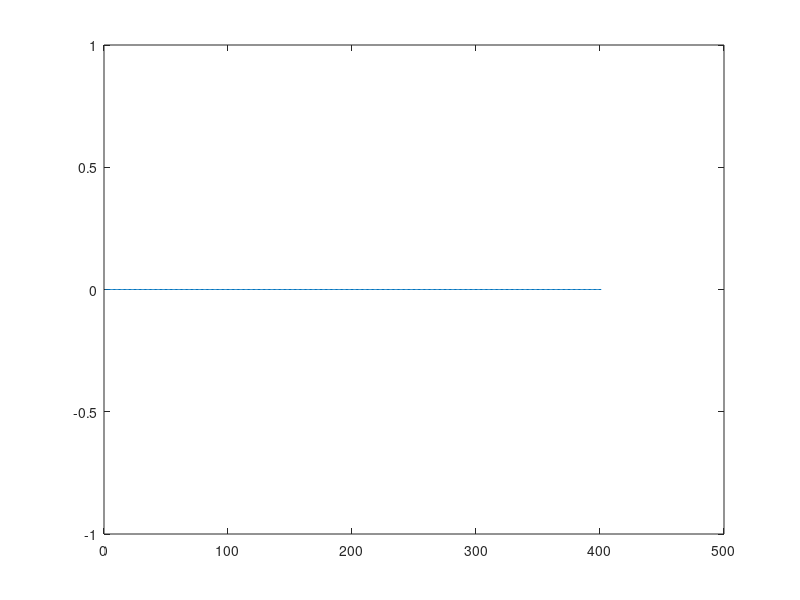

The MATLAB script that drew this image: (Note: this script raises an error after producing the figure.)
%Code mur_abc.m
%This software simulates reflection at the boundary terminated with first-order Mur ABC. 
%The programme should be run for sufficient number of time steps
%so that the excitation exits the space domain and the reflection from the
%right mur boundary enters the space domain. Modulated gaussian pulse is used for %excitation with centre frequency at 1 GHz. The first plot gives the reflected waveform.
%The second plot gives the time waveform about the node is.


clc
clear
close all
clf
data=[];

alpha = 0.9;
mu0=4*pi*1e-7;   
e0=8.854e-12;
c=1/sqrt(mu0*e0);
dx = 4.2e-2;
dt=alpha*dx/c;
is = 350;   % node at which the incident and reflected waves are sampled to determine the reflection
fc = 1e9;  % modulating frequency
lambda = c/fc;
xend = 400; % number of nodes
t0 = 3e-09;	% peak position of Gaussian pulse in time
dxl = dx/lambda;
spc_indx=0:xend;
den = asin(sin(pi*alpha*dxl)/alpha);
vph_c = pi*dxl/den;  % normalized phase velocity
t_is = t0/dt+xend/vph_c/alpha+(xend-is)/vph_c/alpha;   % time taken by the peak of reflected % wave to travel back to node is 
tend = round(t_is*1.2); % The factor 1.2 is arbitrary. It helps capture the reflected wave fully.

e=zeros(length(spc_indx),1); h=e; 
ep=e; hp=h;                     % initialize previous values of e & h

hndl=plot(e);                   % get the handle to the plot
set(hndl,'EraseMode','xor') 	% for simulation of wave propagation
for n = 1:tend
	for i=1:400                 % simulate for h-nodes
        h(i)=(ep(i)-ep(i+1))*dt/dx/mu0+hp(i); 		% curl e = -del b/ del t;
    end
	h(i+1)=hp(i)+(alpha-1)/(alpha+1)*(h(i)-hp(i+1)); % ABC for right boundary
    
    for i=2:400                 % simulate for e-nodes
        e(i)=(h(i-1)-h(i))*dt/dx/e0 +ep(i);  % curl b = mu*epsilon*del e/ del t;
    end
   
	e(i+1)=ep(i)+(alpha-1)/(alpha+1)*(e(i)-ep(i+1)); % ABC for right boundary
	e(1)=ep(2)+(alpha-1)/(alpha+1)*(e(2)-ep(1)); % ABC for left boundary
    
 %%%%%%%%%%%%%%%%%% launch a modulated Gaussian pulse
   T = t0/3;		% specify pulse width
   y(n) = exp(-(((n-1)*dt-t0)/T).^2)*cos(2*pi*fc*((n-1)*dt-t0)); % modulated Gaussian pulse
   if n*dt <= 2*t0*1.1  % The factor 1.1 is arbitrary.
        e(1)= y(n); 
   else
       e(1)=0;
   end
 %%%%%%%%%%%%%%%%%%%%%%%%%%%%%%%%%%%%%%%%%
    hp=h;ep=e;         % store the previous values in appropriate vectors
    drawnow;           % refresh data and plot the current condition of the pulse
    set(hndl,'YData',(e));
    data=[data e(is)]; 	% time waveform at node is 
end
figure
plot(data);
title ('Time waveform at node is');
xlabel('time step n');
ylabel('amplitude');

% partitioning of time waveform at node is into incident and
% reflected fields to determine the reflection coefficient
tpeak = round(t0/dt + is/vph_c/alpha);  %peaking instant for the incident wave at node is

%n1 marks the end of incident wave. Its value may be selected suitably for
%large dx values.
n1 = round(tpeak+t0/dt);
datai = data(1:n1);    		% incident waveform about node is 
datar = data(n1:tend); 		% reflected waveform about node is 
peak_inc = max(abs(datai)); % peak value of incident waveform
peak_ref = max(abs(datar)); % peak value of reflected waveform
ref = peak_ref/peak_inc 	% reflection coefficient due to ABC at right

